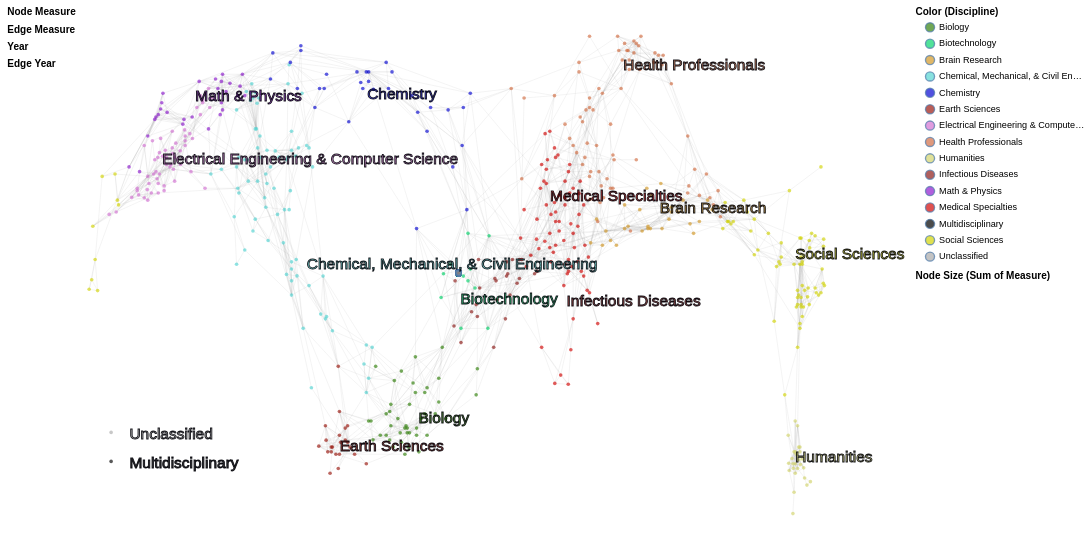

Express this chart as Vega-Lite.
### Vega-Lite specification from a JSON file in a GitHub repository (floating-point values rounded to 4 significant figures; data arrays with more than 128 entries replaced by an {"elided": "..."} marker saying what was removed)
{"$schema": "https://vega.github.io/schema/vega-lite/v4.json", "description": "The UCSD Map of Science visualization depicts a network of 554 subdiscipline nodes that are aggregated into 13 main disciplines of science. Each discipline has a distinct color and is labeled. Record sets (e.g., journal papers) are represented by circles centered at specific subdisciplines--matched based on journal names. The “Unclassified” and “Multidisciplinary” circles in the lower left represent all records that could not be matched and all records that were published in multidisciplinary journals such as Science, Nature, etc., respectively. Circle area is proportional to the number of papers, and the minimum and maximum values are given in the legend. Circle tooltips reveal the names of subdiscipline nodes.", "autosize": {"type": "fit", "resize": true, "contains": "padding"}, "padding": 8, "width": 1200, "height": 600, "config": {"view": {"strokeOpacity": 0}}, "resolve": {"scale": {"opacity": "independent", "size": "independent"}}, "layer": [{"mark": "text", "data": {"name": "nodes"}, "selection": {"measure": {"type": "single", "fields": ["measure"], "bind": "legend", "init": {"measure": "# Citations"}, "empty": "none"}}, "encoding": {"opacity": {"field": "measure", "type": "ordinal", "legend": {"title": "Node Measure", "orient": "left", "symbolSize": 0}}}}, {"mark": "text", "data": {"name": "edges"}, "selection": {"edgeMeasure": {"type": "single", "fields": ["edgeMeasure"], "bind": "legend", "init": {"edgeMeasure": "# Citations"}, "empty": "none"}}, "encoding": {"opacity": {"field": "edgeMeasure", "type": "ordinal", "legend": {"title": "Edge Measure", "orient": "left", "symbolSize": 0}}}}, {"mark": "text", "data": {"name": "nodes"}, "transform": [{"filter": {"selection": "measure"}}], "selection": {"year": {"type": "multi", "fields": ["year"], "bind": "legend", "empty": "all"}}, "encoding": {"opacity": {"field": "year", "type": "ordinal", "sort": "descending", "legend": {"title": "Year", "orient": "left", "symbolSize": 0}}}}, {"mark": "text", "data": {"name": "edges"}, "transform": [{"filter": {"selection": "edgeMeasure"}}], "selection": {"edgeYear": {"type": "multi", "fields": ["edgeYear"], "bind": "legend", "empty": "all"}}, "encoding": {"opacity": {"field": "edgeYear", "type": "ordinal", "sort": "descending", "legend": {"title": "Edge Year", "orient": "left", "symbolSize": 0}}}}, {"mark": "point", "data": {"name": "subdisciplines"}, "transform": [{"lookup": "disc_id", "from": {"data": {"name": "disciplines"}, "key": "disc_id", "fields": ["disc_name", "color"]}, "as": ["disc_name", "disc_color"]}], "selection": {"disc_name": {"type": "multi", "fields": ["disc_name"], "bind": "legend", "empty": "all"}}, "encoding": {"fill": {"field": "disc_name", "scale": {"range": {"field": "disc_color"}}, "legend": {"title": "Color (Discipline)", "symbolOffset": 10, "orient": "right"}}}}, {"mark": {"type": "rule", "color": "#9b9b9b", "strokeOpacity": 0.12, "strokeWidth": 1}, "data": {"name": "subdisciplineEdges"}, "transform": [{"lookup": "subd_id1", "from": {"data": {"name": "subdisciplines"}, "key": "subd_id", "fields": ["x", "y", "subd_name"]}}, {"lookup": "subd_id2", "from": {"data": {"name": "subdisciplines"}, "key": "subd_id", "fields": ["x", "y", "subd_name"]}, "as": ["x2", "y2", "subd2_name"]}], "encoding": {"x": {"field": "x", "type": "quantitative", "scale": {"domain": [100, 500]}, "axis": null}, "y": {"field": "y", "type": "quantitative", "scale": {"domain": [0, 275]}, "axis": null}, "x2": {"field": "x2", "type": "quantitative"}, "y2": {"field": "y2", "type": "quantitative"}}}, {"mark": {"type": "rule", "color": "#00ff00", "strokeOpacity": 0.4}, "data": {"name": "edges"}, "transform": [{"filter": {"selection": "edgeMeasure"}}, {"filter": {"selection": "edgeYear"}}, {"lookup": "subd_id1", "from": {"data": {"name": "subdisciplines"}, "key": "subd_id", "fields": ["x", "y", "subd_name"]}}, {"lookup": "subd_id2", "from": {"data": {"name": "subdisciplines"}, "key": "subd_id", "fields": ["x", "y", "subd_name"]}, "as": ["x2", "y2", "subd2_name"]}], "encoding": {"x": {"field": "x", "type": "quantitative", "scale": {"domain": [100, 500]}, "axis": null}, "y": {"field": "y", "type": "quantitative", "scale": {"domain": [0, 275]}, "axis": null}, "x2": {"field": "x2", "type": "quantitative"}, "y2": {"field": "y2", "type": "quantitative"}, "strokeWidth": {"aggregate": "sum", "field": "weight", "scale": {"type": "log", "rangeMin": 1, "rangeMax": 20}, "legend": null}, "tooltip": [{"field": "subd_name", "type": "nominal", "title": "Source Subdiscipline"}, {"field": "subd2_name", "type": "nominal", "title": "Target Subdiscipline"}, {"field": "edgeMeasure", "type": "nominal", "title": "Edge Measure"}, {"aggregate": "sum", "field": "weight", "format": ",", "title": "Sum of Edge Measure"}]}}, {"mark": {"type": "point", "shape": "circle", "size": 16, "strokeOpacity": 0, "strokeWidth": 0.5, "stroke": "#000007", "fillOpacity": 0.65}, "data": {"name": "subdisciplines"}, "transform": [{"lookup": "disc_id", "from": {"data": {"name": "disciplines"}, "key": "disc_id", "fields": ["disc_name", "color"]}, "as": ["disc_name", "disc_color"]}], "encoding": {"x": {"field": "x", "type": "quantitative", "scale": {"domain": [100, 500]}, "axis": null}, "y": {"field": "y", "type": "quantitative", "scale": {"domain": [0, 275]}, "axis": null}, "fill": {"field": "disc_name", "type": "nominal"}, "tooltip": [{"field": "disc_name", "type": "nominal", "title": "Discipline"}, {"field": "subd_name", "type": "nominal", "title": "Subdiscipline"}]}}, {"mark": "point", "data": {"name": "nodes"}, "transform": [{"filter": {"selection": "measure"}}, {"filter": {"selection": "year"}}, {"lookup": "subd_id", "from": {"data": {"name": "subdisciplines"}, "key": "subd_id", "fields": ["x", "y", "subd_id", "subd_name", "disc_id"]}}, {"lookup": "disc_id", "from": {"data": {"name": "disciplines"}, "key": "disc_id", "fields": ["disc_name", "color"]}, "as": ["disc_name", "disc_color"]}, {"filter": {"selection": "disc_name"}}], "encoding": {"x": {"field": "x", "type": "quantitative", "scale": {"domain": [100, 500]}, "axis": null}, "y": {"field": "y", "type": "quantitative", "scale": {"domain": [0, 275]}, "axis": null}, "shape": {"value": "circle"}, "strokeOpacity": {"value": 1}, "strokeWidth": {"value": 0.5}, "fillOpacity": {"value": 0.9}, "stroke": {"value": "#000007"}, "fill": {"field": "disc_name", "type": "nominal"}, "size": {"aggregate": "sum", "field": "measureCount", "scale": {"type": "log", "rangeMin": 20}, "legend": {"title": "Node Size (Sum of Measure)", "symbolOffset": 10, "orient": "right", "offset": 100}}, "tooltip": [{"field": "disc_name", "type": "nominal", "title": "Discipline"}, {"field": "subd_name", "type": "nominal", "title": "Subdiscipline"}, {"field": "measure", "type": "nominal", "title": "Node Measure"}, {"aggregate": "sum", "field": "measureCount", "format": ",", "title": "Sum of Node Measure"}]}}, {"mark": {"type": "text", "fontSize": 17, "fillOpacity": 0.75, "strokeOpacity": 0.9, "stroke": "#000007", "strokeWidth": 1, "align": "left", "baseline": "middle"}, "data": {"name": "disciplineLabels"}, "encoding": {"x": {"field": "x", "type": "quantitative", "scale": {"domain": [100, 500]}, "axis": null}, "y": {"field": "y", "type": "quantitative", "scale": {"domain": [0, 275]}, "axis": null}, "color": {"field": "color", "type": "nominal", "scale": null, "legend": null}, "text": {"field": "disc_name", "type": "nominal"}}}], "datasets": {"nodes": [], "edges": [], "disciplines": [{"disc_name": "Biology", "color": "#33820D", "alt_color": -2186398, "y": 62, "x": 278, "disc_id": 1}, {"disc_name": "Biotechnology", "color": "#07D46D", "alt_color": -11697, "y": 124, "x": 301, "disc_id": 2}, {"disc_name": "Medical Specialties", "color": "#D30706", "alt_color": -22784, "y": 177, "x": 350, "disc_id": 3}, {"disc_name": "Chemical, Mechanical, & Civil Engineering", "color": "#55D4D2", "alt_color": -39396, "y": 142, "x": 217, "disc_id": 4}, {"disc_name": "Chemistry", "color": "#0707D2", "alt_color": -2408414, "y": 230, "x": 250, "disc_id": 5}, {"disc_name": "Earth Sciences", "color": "#9B180F", "alt_color": -48328, "y": 48, "x": 235, "disc_id": 6}, {"disc_name": "Electrical Engineering & Computer Science", "color": "#D372D2", "alt_color": -44173, "y": 196, "x": 138, "disc_id": 7}, {"disc_name": "Brain Research", "color": "#D39827", "alt_color": -1146456, "y": 171, "x": 410, "disc_id": 8}, {"disc_name": "Humanities", "color": "#D3D46D", "alt_color": -1162327, "y": 42, "x": 484, "disc_id": 9}, {"disc_name": "Infectious Diseases", "color": "#8D1B18", "alt_color": -4970894, "y": 149, "x": 359, "disc_id": 10}, {"disc_name": "Math & Physics", "color": "#8E1BCE", "alt_color": -7260020, "y": 229, "x": 156, "disc_id": 11}, {"disc_name": "Health Professionals", "color": "#D36E44", "alt_color": -5483836, "y": 245, "x": 390, "disc_id": 12}, {"disc_name": "Social Sciences", "color": "#D3D406", "alt_color": -5014843, "y": 147, "x": 484, "disc_id": 13}, {"disc_name": "Multidisciplinary", "color": "#000000", "y": 40, "x": 110, "disc_id": 14}, {"disc_name": "Unclassified", "color": "#AAAAAA", "y": 55, "x": 110, "disc_id": 15}], "disciplineLabels": [{"disc_name": "Biology", "color": "#33820D", "lngshrt": -19.25, "lng": -19.8, "latshrt": -51.28, "y": 62, "lat": -54.29, "disc_id": 1, "x": 278}, {"disc_name": "Biotechnology", "color": "#07D46D", "lngshrt": 0.875, "lng": 0.9, "latshrt": -8.603, "y": 124, "lat": -9.109, "disc_id": 2, "x": 301}, {"disc_name": "Medical Specialties", "color": "#D30706", "lngshrt": 43.75, "lng": 45, "latshrt": 27.87, "y": 177, "lat": 29.51, "disc_id": 3, "x": 350}, {"disc_name": "Chemical, Mechanical, & Civil Engineering", "color": "#55D4D2", "lngshrt": -72.62, "lng": -74.7, "latshrt": 3.785, "y": 142, "lat": 4.008, "disc_id": 4, "x": 217}, {"disc_name": "Chemistry", "color": "#0707D2", "lngshrt": -43.75, "lng": -45, "latshrt": 64.35, "y": 230, "lat": 68.14, "disc_id": 5, "x": 250}, {"disc_name": "Earth Sciences", "color": "#9B180F", "lngshrt": -56.88, "lng": -58.5, "latshrt": -60.91, "y": 48, "lat": -64.49, "disc_id": 6, "x": 235}, {"disc_name": "Electrical Engineering & Computer Science", "color": "#D372D2", "lngshrt": -141.8, "lng": -145.8, "latshrt": 40.95, "y": 196, "lat": 43.36, "disc_id": 7, "x": 138}, {"disc_name": "Brain Research", "color": "#D39827", "lngshrt": 96.25, "lng": 99, "latshrt": 23.74, "y": 171, "lat": 25.14, "disc_id": 8, "x": 410}, {"disc_name": "Humanities", "color": "#D3D46D", "lngshrt": 161, "lng": 165.6, "latshrt": -65.04, "y": 42, "lat": -68.87, "disc_id": 9, "x": 484}, {"disc_name": "Infectious Diseases", "color": "#8D1B18", "lngshrt": 51.62, "lng": 53.1, "latshrt": 8.603, "y": 123, "lat": 9.109, "disc_id": 10, "x": 359}, {"disc_name": "Math & Physics", "color": "#8E1BCE", "lngshrt": -126, "lng": -129.6, "latshrt": 63.66, "y": 229, "lat": 67.41, "disc_id": 11, "x": 156}, {"disc_name": "Health Professionals", "color": "#D36E44", "lngshrt": 78.75, "lng": 81, "latshrt": 74.68, "y": 245, "lat": 79.07, "disc_id": 12, "x": 390}, {"disc_name": "Social Sciences", "color": "#D3D406", "lngshrt": 161, "lng": 165.6, "latshrt": 7.227, "y": 147, "lat": 7.652, "disc_id": 13, "x": 484}, {"disc_name": "Multidisciplinary", "color": "#000000", "y": 39, "x": 120, "disc_id": -2}, {"disc_name": "Unclassified", "color": "#AAAAAA", "y": 54, "x": 120, "disc_id": -1}], "subdisciplines": {"elided": "556 records"}, "subdisciplineEdges": {"elided": "2276 records"}}}
